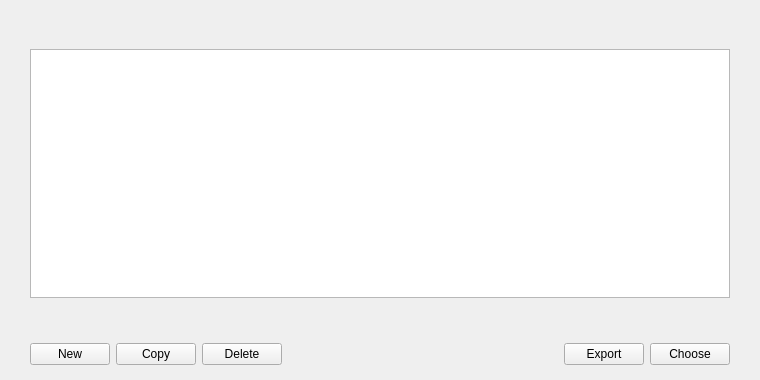
<?xml version="1.0" encoding="UTF-8"?>
<ui version="4.0">
 <class>ContractBookPage</class>
 <widget class="QWidget" name="ContractBookPage">
  <property name="geometry">
   <rect>
    <x>0</x>
    <y>0</y>
    <width>760</width>
    <height>380</height>
   </rect>
  </property>
  <property name="windowTitle">
   <string>Form</string>
  </property>
  <layout class="QVBoxLayout" name="verticalLayout">
   <property name="spacing">
    <number>0</number>
   </property>
   <property name="leftMargin">
    <number>0</number>
   </property>
   <property name="topMargin">
    <number>0</number>
   </property>
   <property name="rightMargin">
    <number>0</number>
   </property>
   <property name="bottomMargin">
    <number>0</number>
   </property>
   <item>
    <layout class="QVBoxLayout" name="verticalLayout_2">
     <property name="spacing">
      <number>15</number>
     </property>
     <property name="leftMargin">
      <number>30</number>
     </property>
     <property name="topMargin">
      <number>20</number>
     </property>
     <property name="rightMargin">
      <number>30</number>
     </property>
     <property name="bottomMargin">
      <number>20</number>
     </property>
     <item>
      <widget class="QLabel" name="labelExplanation">
       <property name="text">
        <string/>
       </property>
      </widget>
     </item>
     <item>
      <widget class="QTableView" name="tableView">
       <property name="contextMenuPolicy">
        <enum>Qt::CustomContextMenu</enum>
       </property>
       <property name="tabKeyNavigation">
        <bool>false</bool>
       </property>
       <property name="alternatingRowColors">
        <bool>true</bool>
       </property>
       <property name="selectionMode">
        <enum>QAbstractItemView::SingleSelection</enum>
       </property>
       <property name="selectionBehavior">
        <enum>QAbstractItemView::SelectRows</enum>
       </property>
       <property name="sortingEnabled">
        <bool>true</bool>
       </property>
       <attribute name="verticalHeaderVisible">
        <bool>false</bool>
       </attribute>
      </widget>
     </item>
    </layout>
   </item>
   <item>
    <widget class="QWidget" name="buttonsContainerWhite" native="true">
     <layout class="QHBoxLayout" name="horizontalLayout_2">
      <property name="leftMargin">
       <number>30</number>
      </property>
      <property name="topMargin">
       <number>25</number>
      </property>
      <property name="rightMargin">
       <number>30</number>
      </property>
      <property name="bottomMargin">
       <number>15</number>
      </property>
      <item>
       <widget class="CrowntiumPushButton" name="newContractInfo">
        <property name="toolTip">
         <string>Create a new contract info</string>
        </property>
        <property name="text">
         <string>New</string>
        </property>
       </widget>
      </item>
      <item>
       <widget class="CrowntiumPushButton" name="copyAddress">
        <property name="toolTip">
         <string>Copy the currently selected contract address to the system clipboard</string>
        </property>
        <property name="text">
         <string>Copy</string>
        </property>
       </widget>
      </item>
      <item>
       <widget class="CrowntiumPushButton" name="deleteContractInfo">
        <property name="toolTip">
         <string>Delete the currently selected contract info from the list</string>
        </property>
        <property name="text">
         <string>Delete</string>
        </property>
       </widget>
      </item>
      <item>
       <spacer name="horizontalSpacer">
        <property name="orientation">
         <enum>Qt::Horizontal</enum>
        </property>
        <property name="sizeHint" stdset="0">
         <size>
          <width>40</width>
          <height>20</height>
         </size>
        </property>
       </spacer>
      </item>
      <item>
       <widget class="CrowntiumPushButton" name="exportButton">
        <property name="toolTip">
         <string>Export the data to a file</string>
        </property>
        <property name="text">
         <string>Export</string>
        </property>
       </widget>
      </item>
      <item>
       <widget class="QPushButton" name="chooseContractInfo">
        <property name="text">
         <string>Choose</string>
        </property>
       </widget>
      </item>
     </layout>
    </widget>
   </item>
  </layout>
 </widget>
 <customwidgets>
  <customwidget>
   <class>CrowntiumPushButton</class>
   <extends>QPushButton</extends>
   <header>qt/crtpushbutton.h</header>
  </customwidget>
 </customwidgets>
 <resources/>
 <connections/>
</ui>
